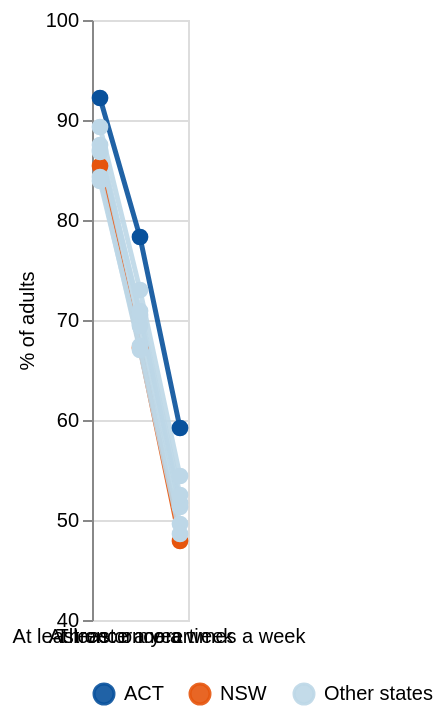

Source (Vega-Lite JSON):
### Vega-Lite specification from a JSON file in a GitHub repository (floating-point values rounded to 4 significant figures)
{"$schema": "https://vega.github.io/schema/vega-lite/v5.json", "width": "container", "height": 300, "data": {"values": [{"state": "ACT", "level": "At least once a year", "rate": 92.2}, {"state": "ACT", "level": "At least once a week", "rate": 78.3}, {"state": "ACT", "level": "Three or more times a week", "rate": 59.2}, {"state": "NSW", "level": "At least once a year", "rate": 85.4}, {"state": "NSW", "level": "At least once a week", "rate": 67.2}, {"state": "NSW", "level": "Three or more times a week", "rate": 47.9}, {"state": "NT", "level": "At least once a year", "rate": 89.3}, {"state": "NT", "level": "At least once a week", "rate": 73.0}, {"state": "NT", "level": "Three or more times a week", "rate": 54.4}, {"state": "QLD", "level": "At least once a year", "rate": 83.9}, {"state": "QLD", "level": "At least once a week", "rate": 67.4}, {"state": "QLD", "level": "Three or more times a week", "rate": 49.6}, {"state": "SA", "level": "At least once a year", "rate": 84.3}, {"state": "SA", "level": "At least once a week", "rate": 67.0}, {"state": "SA", "level": "Three or more times a week", "rate": 48.6}, {"state": "TAS", "level": "At least once a year", "rate": 87.0}, {"state": "TAS", "level": "At least once a week", "rate": 69.4}, {"state": "TAS", "level": "Three or more times a week", "rate": 51.3}, {"state": "VIC", "level": "At least once a year", "rate": 87.5}, {"state": "VIC", "level": "At least once a week", "rate": 70.5}, {"state": "VIC", "level": "Three or more times a week", "rate": 51.7}, {"state": "WA", "level": "At least once a year", "rate": 86.8}, {"state": "WA", "level": "At least once a week", "rate": 70.9}, {"state": "WA", "level": "Three or more times a week", "rate": 52.5}]}, "transform": [{"calculate": "datum.state == 'ACT' ? 'ACT' : datum.state == 'NSW' ? 'NSW' : 'Other states'", "as": "highlight"}], "encoding": {"x": {"field": "level", "type": "ordinal", "title": null, "sort": ["At least once a year", "At least once a week", "Three or more times a week"], "scale": {"padding": 0.2}, "axis": {"labelAngle": 0, "domain": false, "ticks": false, "labelFontSize": 12}}, "y": {"field": "rate", "type": "quantitative", "title": "% of adults", "scale": {"domain": [40, 100]}}, "color": {"field": "highlight", "type": "nominal", "title": null, "scale": {"domain": ["ACT", "NSW", "Other states"], "range": ["#08519c", "#e6550d", "#bdd7e7"]}, "legend": {"orient": "bottom", "direction": "horizontal"}}, "detail": {"field": "state", "type": "nominal"}}, "layer": [{"mark": {"type": "line", "strokeWidth": 2.5, "opacity": 0.9}}, {"mark": {"type": "circle", "size": 70, "opacity": 1}, "encoding": {"tooltip": [{"field": "state", "type": "nominal", "title": "State"}, {"field": "level", "type": "nominal", "title": "Frequency"}, {"field": "rate", "type": "quantitative", "title": "% of adults", "format": ".1f"}]}}], "config": {"font": "Source Sans 3, sans-serif"}}
